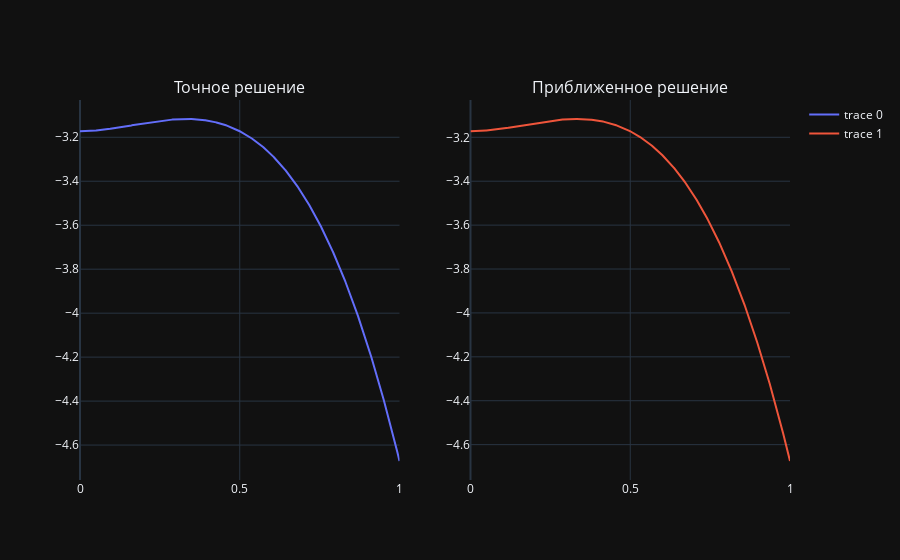

Notebook source saved alongside this figure:
### Code cell
X, Y = np.meshgrid(t, x)
%time y1 = bw_euler(x,t)


z = [y1[i][5] for i in range(n_t)]



fig = make_subplots(
    rows=1, cols=2,
   subplot_titles = [ "Точное решение", "Приближенное решение"])

fig.add_trace(
    go.Scatter(x=t, y=U(t)),
    row=1, col=1)

fig.add_trace(
    go.Scatter(x=t, y=z),
    row=1, col=2)

fig.update_layout(
    #scene = dict(aspectmode='cube'),
    height=800,
    #width=800
    
    
)
fig.show()

### Figure 1 — Plotly figure (JSON) as saved in the notebook; plotly's stock layout.template omitted (floating-point values rounded to 4 significant figures; data arrays with more than 128 entries replaced by an {"elided": "..."} marker saying what was removed)
{"data": [{"type": "scatter", "x": {"elided": "1001 float values"}, "xaxis": "x", "y": {"elided": "1001 float values"}, "yaxis": "y"}, {"type": "scatter", "x": {"elided": "1001 float values"}, "xaxis": "x2", "y": {"elided": "1001 float values"}, "yaxis": "y2"}], "layout": {"annotations": [{"font": {"size": 16}, "showarrow": false, "text": "Точное решение", "x": 0.225, "xanchor": "center", "xref": "paper", "y": 1, "yanchor": "bottom", "yref": "paper"}, {"font": {"size": 16}, "showarrow": false, "text": "Приближенное решение", "x": 0.775, "xanchor": "center", "xref": "paper", "y": 1, "yanchor": "bottom", "yref": "paper"}], "autosize": true, "xaxis": {"anchor": "y", "autorange": true, "domain": [0, 0.45], "range": [0, 1], "type": "linear"}, "xaxis2": {"anchor": "y2", "autorange": true, "domain": [0.55, 1], "range": [0, 1], "type": "linear"}, "yaxis": {"anchor": "x", "autorange": true, "domain": [0, 1], "range": [-4.759, -3.03], "type": "linear"}, "yaxis2": {"anchor": "x2", "autorange": true, "domain": [0, 1], "range": [-4.761, -3.03], "type": "linear"}}}
